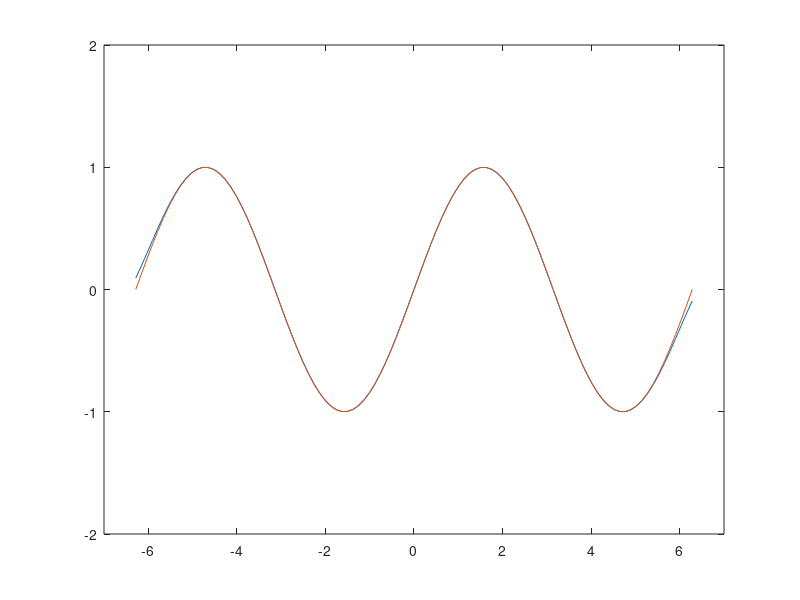

The MATLAB script that drew this image:
% Create an anonymous function based on a Taylor Series for sin(x)

% initialize anonymous function
f = @(x) 0;

for i = 1:8

    % Update anonymous function
    f = @(x) f(x) + (-1)^(i-1) * x .^ (2 * i - 1) / factorial(2 * i - 1);

end

% Plot Taylor polynomial and sin(x).
x = linspace(-2*pi, 2*pi, 101);
plot(x, f(x), x, sin(x))
axis([-7 7 -2 2])
